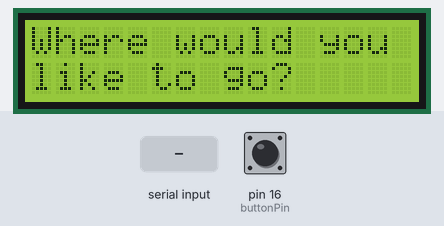
The sketch below on a simulated Arduino Uno, built with avr-gcc and run on an emulated ATmega328P. On the bench: 16×2 character LCD. The inputs (shaded band) are chosen by the test bench; at power-on: pin 16 (buttonPin) HIGH.

Above: at 1.2 s.
1.3 s: "NAME:\n" received over Serial
At 1.9 s:
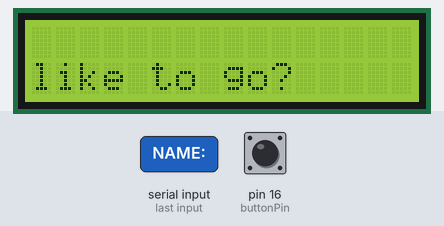
3.1 s: "TIME:\n" received over Serial
At 4.2 s:
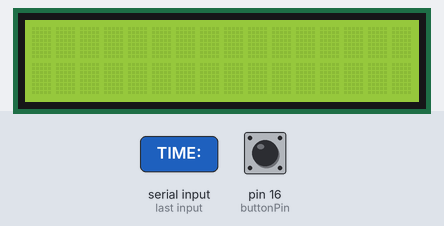
Timing chart, 0 to 6.1 s (numbered marks = the images above; inputs shaded):
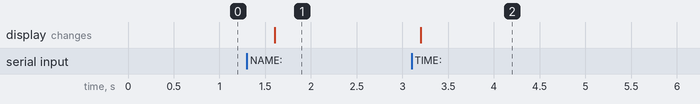

The sketch:

Button_Controller.ino
```cpp
#include <LiquidCrystal.h>

LiquidCrystal lcd(14, 10, 5, 4, 3, 2);

String locationName = "Where would you";
String currentTime = "like to go?";

unsigned long lastScrollTime = 0;
const unsigned long scrollInterval = 400;
int scrollPos = 0;

const int buttonPin = 16;
static int lastButtonState = HIGH;

void setup()
{
  Serial.begin(9600);

  lcd.begin(16, 2);
  lcd.clear();
  lcd.setCursor(0, 0);
  lcd.print(locationName);
  lcd.setCursor(0, 1);
  lcd.print(currentTime);

  pinMode(buttonPin, INPUT_PULLUP);
}

void loop()
{
  handleButtonInput();
  handleSerialInput();
  updateDisplay();
}

void handleButtonInput()
{
  int currentButtonState = digitalRead(buttonPin);

  if (currentButtonState != lastButtonState)
  {
    lastButtonState = currentButtonState;

    if (currentButtonState == LOW)
    {
      Serial.println("0");
    }
    else
    {
      Serial.println("1");
    }

    delay(50);
  }
}

void handleSerialInput()
{
  while (Serial.available() > 0)
  {
    String input = Serial.readStringUntil('\n');
    input.trim();

    if (input.startsWith("NAME:"))
    {
      locationName = input.substring(5);
      scrollPos = 0;
    }
    else if (input.startsWith("TIME:"))
    {
      currentTime = input.substring(5);
    }
  }
}

void updateDisplay()
{
  if (millis() - lastScrollTime >= scrollInterval)
  {
    lastScrollTime = millis();
    lcd.clear();

    if (locationName.length() <= 16)
    {
      lcd.setCursor(0, 0);
      lcd.print(locationName);
    }
    else
    {
      String scrollText = locationName + "   ";
      int scrollLength = scrollText.length();

      String displayPart;
      if (scrollPos + 16 <= scrollLength)
      {
        displayPart = scrollText.substring(scrollPos, scrollPos + 16);
      }
      else
      {
        int firstPartLen = scrollLength - scrollPos;
        displayPart = scrollText.substring(scrollPos) + scrollText.substring(0, 16 - firstPartLen);
      }

      lcd.setCursor(0, 0);
      lcd.print(displayPart);

      scrollPos++;
      if (scrollPos >= scrollLength)
      {
        scrollPos = 0;
      }
    }

    lcd.setCursor(0, 1);
    lcd.print(currentTime);
  }
}
```

Measured:
- after the input at 1.3 s, the display: changes after 0.30 s (image 1)
- after the input at 3.1 s, the display: changes after 0.10 s (image 2)
